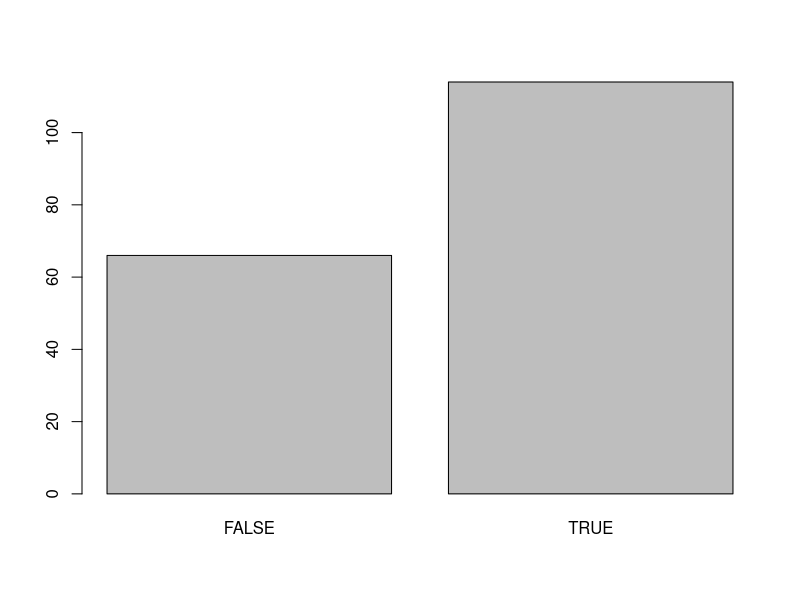
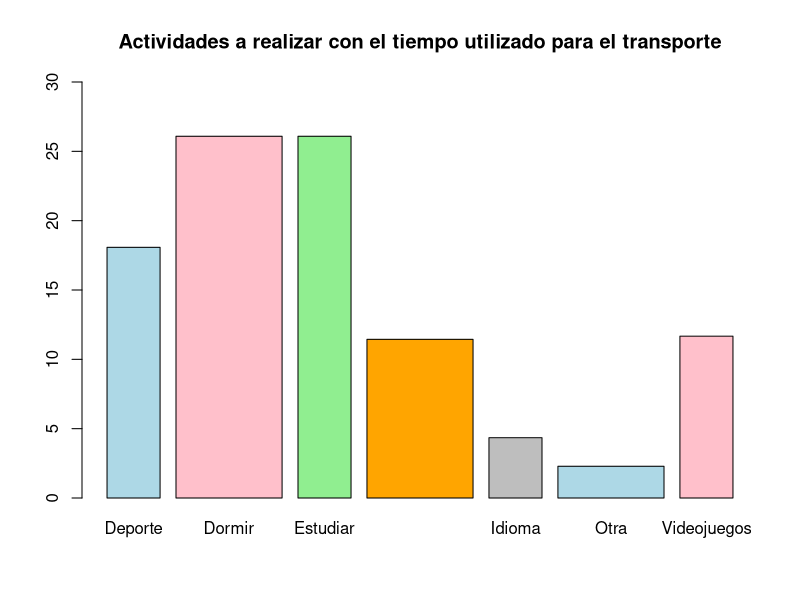
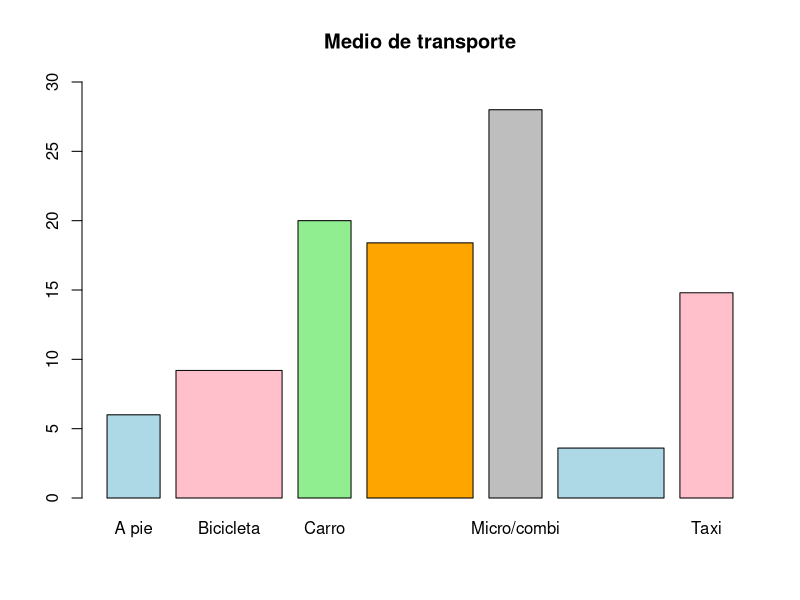

Generate these figures, in order, with R:
## ---- chunk 1
library(readr)
library(dplyr)
## ---- chunk 2
rm(list=ls())
## ---- chunk 3
DF <- read_csv("Base_DatosFINAL.csv")
## ---- chunk 4
DF[,17:20]
## ---- chunk 5
dormir <- DF[,21:25]=="Dormir"
## ---- chunk 6
Dormir <- c()
i <- 1
while(i <= nrow(dormir)){
  
  Dormir[i] = dormir[i,1] | dormir[i,2] | dormir[i,3] |dormir[i,4]
  if(is.na(Dormir[i])){
    Dormir[i] <- FALSE
  }
  i = i + 1
}
## ---- chunk 7
DF3 <- cbind(DF,Dormir=Dormir)
## ---- chunk 8
barplot(table(DF3$Dormir))
## ---- chunk 9
estudiar <- DF[,21:25]=="Estudiar"
Estudiar <- c()
i <- 1
while(i <= nrow(estudiar)){
  
  Estudiar[i] = estudiar[i,1] | estudiar[i,2] | estudiar[i,3] |estudiar[i,4]
  if(is.na(Estudiar[i])){
    Estudiar[i] <- FALSE
  }
  i = i + 1
}
## ---- chunk 10
DF3 <- cbind(DF3,Estudiar=Estudiar)

## ---- chunk 11
video <- DF[,21:25]=="Jugar videojuegos"

Video <- c()
i <- 1
while(i <= nrow(video)){
  
  Video[i] = video[i,1] | video[i,2] | video[i,3] |video[i,4]
  if(is.na(Video[i])){
    Video[i] <- FALSE
  }
  i = i + 1
}

DF3 <- cbind(DF3,Videojuegos=Video)

## ---- chunk 12
deporte <- DF[,21:25]=="Deporte o alguna actividad fisica"
Deporte <- c()
i <- 1
while(i <= nrow(deporte)){
  
  Deporte[i] = deporte[i,1] | deporte[i,2] | deporte[i,3] |deporte[i,4]
  if(is.na(Deporte[i])){
    Deporte[i] <- FALSE
  }
  i = i + 1
}

DF3 <- cbind(DF3,Deporte=Deporte)
## ---- chunk 13
familiaamigos <- DF[,21:25]=="Pasar tiempo con familia o amigos"

FamiliaAmigos <- c()
i <- 1
while(i <= nrow(familiaamigos)){
  
  FamiliaAmigos[i] = familiaamigos[i,1] | familiaamigos[i,2] | familiaamigos[i,3] |familiaamigos[i,4]
  if(is.na(FamiliaAmigos[i])){
    FamiliaAmigos[i] <- FALSE
  }
  i = i + 1
}

DF3 <- cbind(DF3,FamiliaAmigos=FamiliaAmigos)
## ---- chunk 14
idioma <- DF[,21:25]=="Aprender algun idioma"

Idioma <- c()
i <- 1
while(i <= nrow(idioma)){
  
  Idioma[i] = idioma[i,1] | idioma[i,2] | idioma[i,3] |idioma[i,4]
  if(is.na(Idioma[i])){
    Idioma[i] <- FALSE
  }
  i = i + 1
}

DF3 <- cbind(DF3,Idioma=Idioma)
## ---- chunk 15
a1 <- DF[,21:25]!=c("Deporte o alguna actividad fisica")
i <-1
while(i<=nrow(a1)){
  if(is.na(a1[i,1])){
    a1[i,1] = FALSE
  }
  if(is.na(a1[i,2])){
    a1[i,2] = FALSE
  }
  if(is.na(a1[i,3])){
    a1[i,3] = FALSE
  }
  if(is.na(a1[i,4])){
    a1[i,4] = FALSE
  }
  if(is.na(a1[i,5])){
    a1[i,5] = FALSE
  }
  i = i + 1
}
## ---- chunk 16
a2 <- DF[,21:25]!=c("Dormir")
i <-1
while(i<=nrow(a2)){
  if(is.na(a2[i,1])){
    a2[i,1] = FALSE
  }
  if(is.na(a2[i,2])){
    a2[i,2] = FALSE
  }
  if(is.na(a2[i,3])){
    a2[i,3] = FALSE
  }
  if(is.na(a2[i,4])){
    a2[i,4] = FALSE
  }
  if(is.na(a2[i,5])){
    a2[i,5] = FALSE
  }
  i = i + 1
}
## ---- chunk 17
a3 <- DF[,21:25]!=c("Aprender algun idioma")
i <-1
while(i<=nrow(a3)){
  if(is.na(a3[i,1])){
    a3[i,1] = FALSE
  }
  if(is.na(a3[i,2])){
    a3[i,2] = FALSE
  }
  if(is.na(a3[i,3])){
    a3[i,3] = FALSE
  }
  if(is.na(a3[i,4])){
    a3[i,4] = FALSE
  }
  if(is.na(a3[i,5])){
    a3[i,5] = FALSE
  }
  i = i + 1
}
## ---- chunk 18
a4 <- DF[,21:25]!=c("Pasar tiempo con familia o amigos")
i <-1
while(i<=nrow(a4)){
  if(is.na(a4[i,1])){
    a4[i,1] = FALSE
  }
  if(is.na(a4[i,2])){
    a4[i,2] = FALSE
  }
  if(is.na(a4[i,3])){
    a4[i,3] = FALSE
  }
  if(is.na(a4[i,4])){
    a4[i,4] = FALSE
  }
  if(is.na(a4[i,5])){
    a4[i,5] = FALSE
  }
  i = i + 1
}
## ---- chunk 19
a5 <- DF[,21:25]!=c("Estudiar")
i <-1
while(i<=nrow(a5)){
  if(is.na(a5[i,1])){
    a5[i,1] = FALSE
  }
  if(is.na(a5[i,2])){
    a5[i,2] = FALSE
  }
  if(is.na(a5[i,3])){
    a5[i,3] = FALSE
  }
  if(is.na(a5[i,4])){
    a5[i,4] = FALSE
  }
  if(is.na(a5[i,5])){
    a5[i,5] = FALSE
  }
  i = i + 1
}
## ---- chunk 20
a6 <- DF[,21:25]!=c("Jugar videojuegos")
i <-1
while(i<=nrow(a6)){
  if(is.na(a6[i,1])){
    a6[i,1] = FALSE
  }
  if(is.na(a6[i,2])){
    a6[i,2] = FALSE
  }
  if(is.na(a6[i,3])){
    a6[i,3] = FALSE
  }
  if(is.na(a6[i,4])){
    a6[i,4] = FALSE
  }
  if(is.na(a6[i,5])){
    a6[i,5] = FALSE
  }
  i = i + 1
}
## ---- chunk 21
 b1 <- a1[,1] &a2[,1] &a3[,1] &a4[,1] &a5[,1] &a6[,1]
 b2 <- a1[,2] &a2[,2] &a3[,2] &a4[,2] &a5[,2] &a6[,2] 
 b3 <- a1[,3] &a2[,3] &a3[,3] &a4[,3] &a5[,3] &a6[,3] 
 b4 <- a1[,4] &a2[,4] &a3[,4] &a4[,4] &a5[,4] &a6[,4] 
 b5 <- a1[,5] &a2[,5] &a3[,5] &a4[,5] &a5[,5] &a6[,5] 
## ---- chunk 22
Otro <- b1|b2|b3|b4|b5
## ---- chunk 23

DF3 <- cbind(DF3,Otro=Otro)
## ---- chunk 24

## ---- chunk 25
sum(DF3$Dormir) ->dormir
sum(DF3$Estudiar) -> estudiar
sum(DF3$Videojuegos)->videojuegos
sum(DF3$FamiliaAmigos)->familiaamigos
sum(DF3$Idioma)->idioma
sum(DF3$Otro)->otro
sum(DF3$Deporte)->deporte
## ---- chunk 26
alt <- data.frame(Actividad=c("Dormir"), stringsAsFactors = FALSE)


## ---- chunk 27
alt
## ---- chunk 28
dormir
## ---- chunk 29
dormir <- dormir -1
while(dormir >= 1){
  alt <- rbind(alt,"Dormir")
  dormir <- dormir -1
}
## ---- chunk 30
alt
## ---- chunk 31

## ---- chunk 32
while(estudiar){
  alt <- rbind(alt,"Estudiar")
  estudiar <- estudiar -1
}
## ---- chunk 33
while(videojuegos){
  alt <- rbind(alt,"Videojuegos")
  videojuegos <- videojuegos -1
}
while(familiaamigos){
  alt <- rbind(alt,"Familia/amigos")
  familiaamigos <- familiaamigos-1
}
while(idioma){
  alt <- rbind(alt,"Idioma")
  idioma <- idioma -1
}
while(otro){
  alt <- rbind(alt,"Otra")
  otro <- otro -1
}
## ---- chunk 34
while(deporte){
  alt <- rbind(alt,"Deporte")
  deporte <- deporte -1
}
## ---- chunk 35
table(alt$Actividad)
## ---- chunk 36
write_csv(alt, "Actividad.csv")

## ---- chunk 37
barplot(table(alt$Actividad)/nrow(alt)*100, main="Actividades a realizar con el tiempo utilizado para el transporte", col = c("lightblue","pink","lightgreen", "orange", "gray"), width = c(1,2),ylim=c(0,30))
## ---- chunk 38
carro <- DF[,17:20]=="Carro Particular"
carro
## ---- chunk 39
Carro <- c()
i <- 1
while(i <= nrow(carro)){
  
  Carro[i] = carro[i,1] | carro[i,2] | carro[i,3] |carro[i,4]
  if(is.na(Carro[i])){
    Carro[i] <- FALSE
  }
  i = i + 1
}
## ---- chunk 40
DF3 <- cbind(DF3,Carro=Carro)
## ---- chunk 41
DF3$Dormir
## ---- chunk 42
taxi <- DF[,17:20]=="Taxi"
Taxi <- c()
i <- 1
while(i <= nrow(taxi)){
  
  Taxi[i] = taxi[i,1] | taxi[i,2] | taxi[i,3] |taxi[i,4]
  if(is.na(Taxi[i])){
    Taxi[i] <- FALSE
  }
  i = i + 1
}
## ---- chunk 43
DF3 <- cbind(DF3,Taxi=Taxi)

## ---- chunk 44
metropolitano <- DF[,17:20]=="Metropolitano / Corredor rojo"

Metropolitano <- c()
i <- 1
while(i <= nrow(metropolitano)){
  
  Metropolitano[i] = metropolitano[i,1] | metropolitano[i,2] | metropolitano[i,3] |metropolitano[i,4]
  if(is.na(Metropolitano[i])){
    Metropolitano[i] <- FALSE
  }
  i = i + 1
}

DF3 <- cbind(DF3,Metropolitano=Metropolitano)

## ---- chunk 45
micro <- DF[,17:20]=="Combi / micro"
Micro <- c()
i <- 1
while(i <= nrow(micro)){
  
  Micro[i] = micro[i,1] | micro[i,2] | micro[i,3] |micro[i,4]
  if(is.na(Micro[i])){
    Micro[i] <- FALSE
  }
  i = i + 1
}

DF3 <- cbind(DF3,Micro=Micro)
## ---- chunk 46
bici <- DF[,17:20]=="Bicicleta / scooter"

Bici <- c()
i <- 1
while(i <= nrow(bici)){
  
  Bici[i] = bici[i,1] | bici[i,2] | bici[i,3] |bici[i,4]
  if(is.na(Bici[i])){
    Bici[i] <- FALSE
  }
  i = i + 1
}

DF3 <- cbind(DF3,Bici=Bici)
## ---- chunk 47
camino <- DF[,17:20]=="Voy caminando"

Camino <- c()
i <- 1
while(i <= nrow(camino)){
  
  Camino[i] = camino[i,1] | camino[i,2] | camino[i,3] |camino[i,4]
  if(is.na(Camino[i])){
    Camino[i] <- FALSE
  }
  i = i + 1
}

DF3 <- cbind(DF3,Camino=Camino)
## ---- chunk 48
a1 <- DF[,17:20]!=c("Carro Particular")
i <-1
while(i<=nrow(a1)){
  if(is.na(a1[i,1])){
    a1[i,1] = FALSE
  }
  if(is.na(a1[i,2])){
    a1[i,2] = FALSE
  }
  if(is.na(a1[i,3])){
    a1[i,3] = FALSE
  }
  if(is.na(a1[i,4])){
    a1[i,4] = FALSE
  }
 
  i = i + 1
}
## ---- chunk 49
a2 <- DF[,17:20]!=c("Taxi")
i <-1
while(i<=nrow(a2)){
  if(is.na(a2[i,1])){
    a2[i,1] = FALSE
  }
  if(is.na(a2[i,2])){
    a2[i,2] = FALSE
  }
  if(is.na(a2[i,3])){
    a2[i,3] = FALSE
  }
  if(is.na(a2[i,4])){
    a2[i,4] = FALSE
  }
 
  i = i + 1
}
## ---- chunk 50
a3 <- DF[,17:20]!=c("Metropolitano / Corredor rojo")
i <-1
while(i<=nrow(a3)){
  if(is.na(a3[i,1])){
    a3[i,1] = FALSE
  }
  if(is.na(a3[i,2])){
    a3[i,2] = FALSE
  }
  if(is.na(a3[i,3])){
    a3[i,3] = FALSE
  }
  if(is.na(a3[i,4])){
    a3[i,4] = FALSE
  }

  i = i + 1
}
## ---- chunk 51
a4 <- DF[,17:20]!=c("Combi / micro")
i <-1
while(i<=nrow(a4)){
  if(is.na(a4[i,1])){
    a4[i,1] = FALSE
  }
  if(is.na(a4[i,2])){
    a4[i,2] = FALSE
  }
  if(is.na(a4[i,3])){
    a4[i,3] = FALSE
  }
  if(is.na(a4[i,4])){
    a4[i,4] = FALSE
  }
 
  i = i + 1
}
## ---- chunk 52
a5 <- DF[,17:20]!=c("Bicicleta / scooter")
i <-1
while(i<=nrow(a5)){
  if(is.na(a5[i,1])){
    a5[i,1] = FALSE
  }
  if(is.na(a5[i,2])){
    a5[i,2] = FALSE
  }
  if(is.na(a5[i,3])){
    a5[i,3] = FALSE
  }
  if(is.na(a5[i,4])){
    a5[i,4] = FALSE
  }
 
  i = i + 1
}
## ---- chunk 53
a6 <- DF[,17:20]!=c("Voy caminando")
i <-1
while(i<=nrow(a6)){
  if(is.na(a6[i,1])){
    a6[i,1] = FALSE
  }
  if(is.na(a6[i,2])){
    a6[i,2] = FALSE
  }
  if(is.na(a6[i,3])){
    a6[i,3] = FALSE
  }
  if(is.na(a6[i,4])){
    a6[i,4] = FALSE
  }

  i = i + 1
}
## ---- chunk 54
 b1 <- a1[,1] &a2[,1] &a3[,1] &a4[,1] &a5[,1] &a6[,1]
 b2 <- a1[,2] &a2[,2] &a3[,2] &a4[,2] &a5[,2] &a6[,2] 
 b3 <- a1[,3] &a2[,3] &a3[,3] &a4[,3] &a5[,3] &a6[,3] 
 b4 <- a1[,4] &a2[,4] &a3[,4] &a4[,4] &a5[,4] &a6[,4] 
## ---- chunk 55
Otro <- b1|b2|b3|b4|b5
## ---- chunk 56

DF3 <- cbind(DF3,OtroTransporte=Otro)
## ---- chunk 57
sum(DF3$OtroTransporte)
## ---- chunk 58
sum(DF3$Carro) ->carro
sum(DF3$Taxi) -> taxi
sum(DF3$Micro)->micro
sum(DF3$Metropolitano)->metro
sum(DF3$Camino)->camino
sum(DF3$Bici) -> bici
sum(DF3$OtroTransporte)->otrotransporte
## ---- chunk 59
alt2 <- data.frame(Actividad=c("Carro"), stringsAsFactors = FALSE)


## ---- chunk 60
alt2
## ---- chunk 61
carro
## ---- chunk 62
carro <- carro -1
while(carro >= 1){
  alt2 <- rbind(alt2,"Carro")
  carro <- carro -1
}
## ---- chunk 63
alt2
## ---- chunk 64

## ---- chunk 65
while(taxi){
  alt2 <- rbind(alt2,"Taxi")
  taxi <- taxi -1
}
## ---- chunk 66
while(micro){
  alt2 <- rbind(alt2,"Micro/combi")
  micro <- micro -1
}
while(metro){
  alt2 <- rbind(alt2,"Metropolitano/corredor")
  metro <- metro-1
}
while(camino){
  alt2 <- rbind(alt2,"A pie")
  camino <- camino -1
}
while(bici){
  alt2 <- rbind(alt2,"Bicicleta")
  bici <- bici -1
}
while(otrotransporte){
  alt2 <- rbind(alt2,"Otro transporte")
  otrotransporte <- otrotransporte -1
}
## ---- chunk 67
table(alt2$Actividad)/nrow(alt2)*100
## ---- chunk 68
barplot(table(alt2$Actividad)/nrow(alt2)*100, main="Medio de transporte", col = c("lightblue","pink","lightgreen", "orange", "gray"), width = c(1,2),ylim=c(0,30))
## ---- chunk 69
write_csv(alt2, "Transporte.csv")
